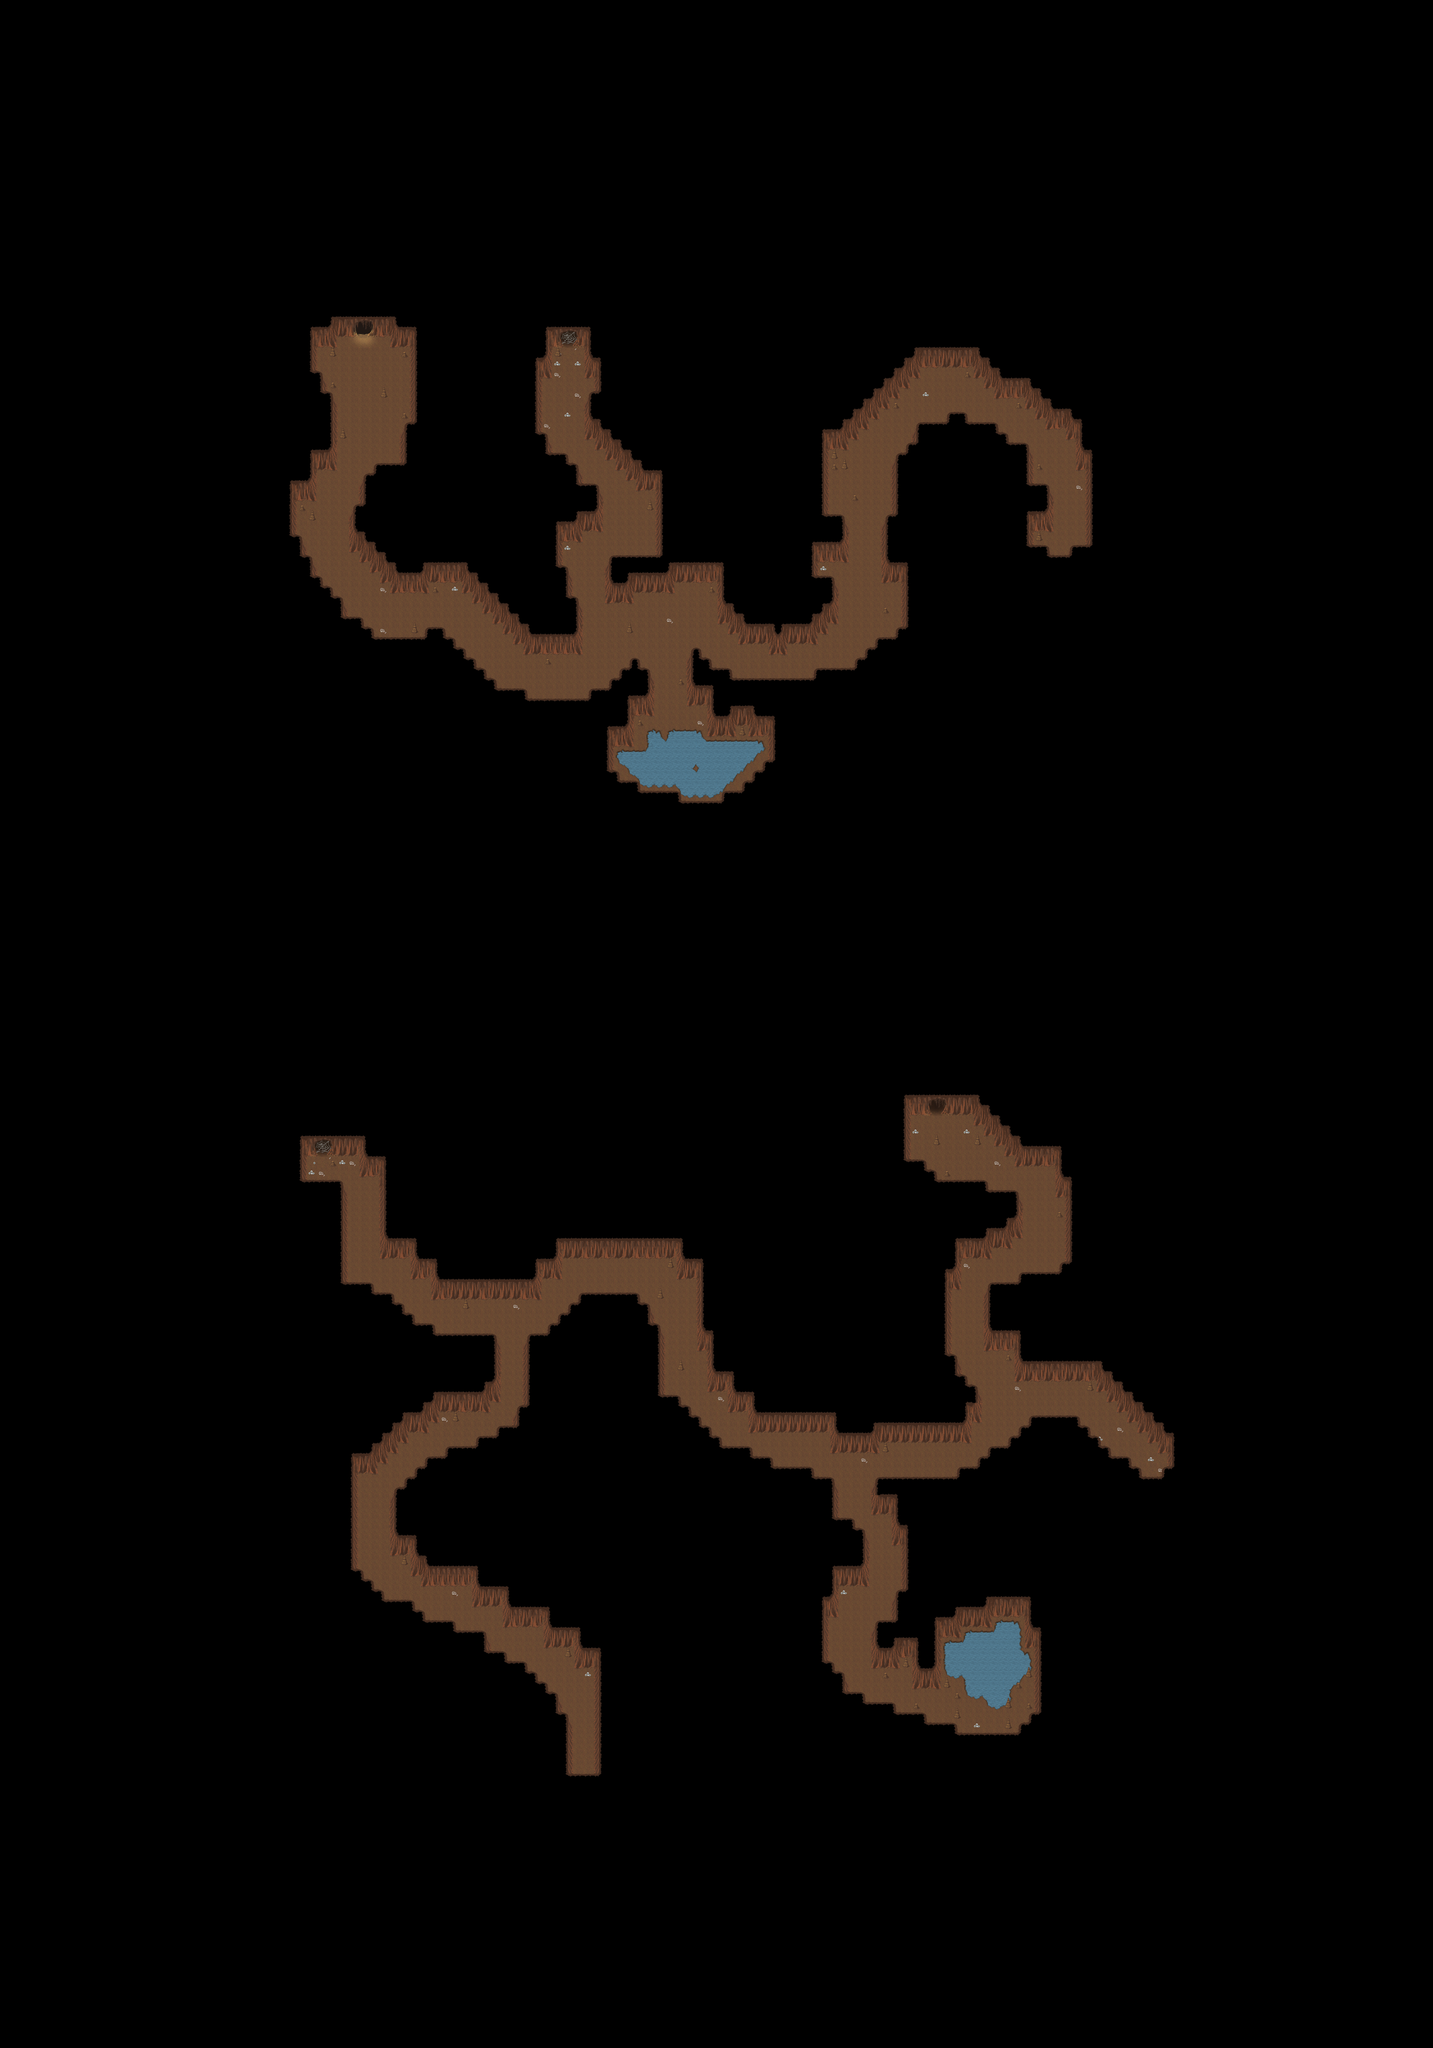

A 2D game scene composited from a Tiled map and its tileset images. What follows is a short description and the map's XML, with each tile layer's data collapsed to a summary:
An orthogonal 140x200 tile map with 32x32 px tiles, 3 tile layers (Ground1, Fringe, Over1), 1 hidden layer not drawn, 3 tilesets and 7 objects (4x warp, 3x spawn).

<map version="1.10" tiledversion="1.10.2" orientation="orthogonal" renderorder="right-down" width="140" height="200" tilewidth="32" tileheight="32" infinite="0" nextlayerid="6" nextobjectid="8">
 <properties>
  <property name="minimap" value="graphics/minimaps/014-3.png" />
  <property name="music" value="cavesong.ogg" />
  <property name="name" value="Woodland Cave" />
  <property name="overlay0image" value="graphics/images/ambient/spotlight.png" />
  <property name="overlay0keepratio" value="true" />
 </properties>
 <tileset firstgid="1" source="../tilesets/collision.tsx" />
 <tileset firstgid="3" source="../tilesets/cave.tsx" />
 <tileset firstgid="131" source="../tilesets/cave_x2.tsx" />
 <layer id="1" name="Ground1" width="140" height="200">
  <data>[28000 cells, 28000 non-empty, 73 distinct tile ids]</data>
 </layer>
 <layer id="2" name="Fringe" width="140" height="200">
  <data>[28000 cells, 54 non-empty, 2 distinct tile ids]</data>
 </layer>
 <layer id="3" name="Over1" width="140" height="200">
  <data>[28000 cells, 434 non-empty, 6 distinct tile ids]</data>
 </layer>
 <layer id="4" name="Collision" width="140" height="200" visible="0">
  <data>[28000 cells, 26426 non-empty, 1 distinct tile ids]</data>
 </layer>
 <objectgroup id="5" name="Objects">
  <object id="1" name="To Woodland" type="warp" x="1120" y="1024" width="32" height="32">
   <properties>
    <property name="dest_map" value="014-1" />
    <property name="dest_x" value="76" />
    <property name="dest_y" value="39" />
   </properties>
  </object>
  <object id="2" name="To Woodland" type="warp" x="1792" y="5536" width="64" height="32">
   <properties>
    <property name="dest_map" value="014-1" />
    <property name="dest_x" value="93" />
    <property name="dest_y" value="59" />
   </properties>
  </object>
  <object id="3" name="To Second Cave" type="warp" x="2912" y="3456" width="32" height="32">
   <properties>
    <property name="dest_map" value="014-3" />
    <property name="dest_x" value="103" />
    <property name="dest_y" value="53" />
   </properties>
  </object>
  <object id="4" name="To First Cave" type="warp" x="3296" y="1728" width="32" height="32">
   <properties>
    <property name="dest_map" value="014-3" />
    <property name="dest_x" value="91" />
    <property name="dest_y" value="109" />
   </properties>
  </object>
  <object id="5" name="Bat" type="spawn" x="0" y="0">
   <properties>
    <property name="death" value="0" />
    <property name="max_beings" value="50" />
    <property name="monster_id" value="15" />
    <property name="spawn" value="0" />
   </properties>
  </object>
  <object id="6" name="ShadowPlant" type="spawn" x="1760" y="5312" width="96" height="192">
   <properties>
    <property name="death" value="120000" />
    <property name="max_beings" value="3" />
    <property name="monster_id" value="1189" />
    <property name="spawn" value="240000" />
   </properties>
  </object>
  <object id="7" name="ShadowPlant" type="spawn" x="1024" y="1088" width="224" height="128">
   <properties>
    <property name="death" value="120000" />
    <property name="max_beings" value="3" />
    <property name="monster_id" value="1189" />
    <property name="spawn" value="240000" />
   </properties>
  </object>
 </objectgroup>
</map>
